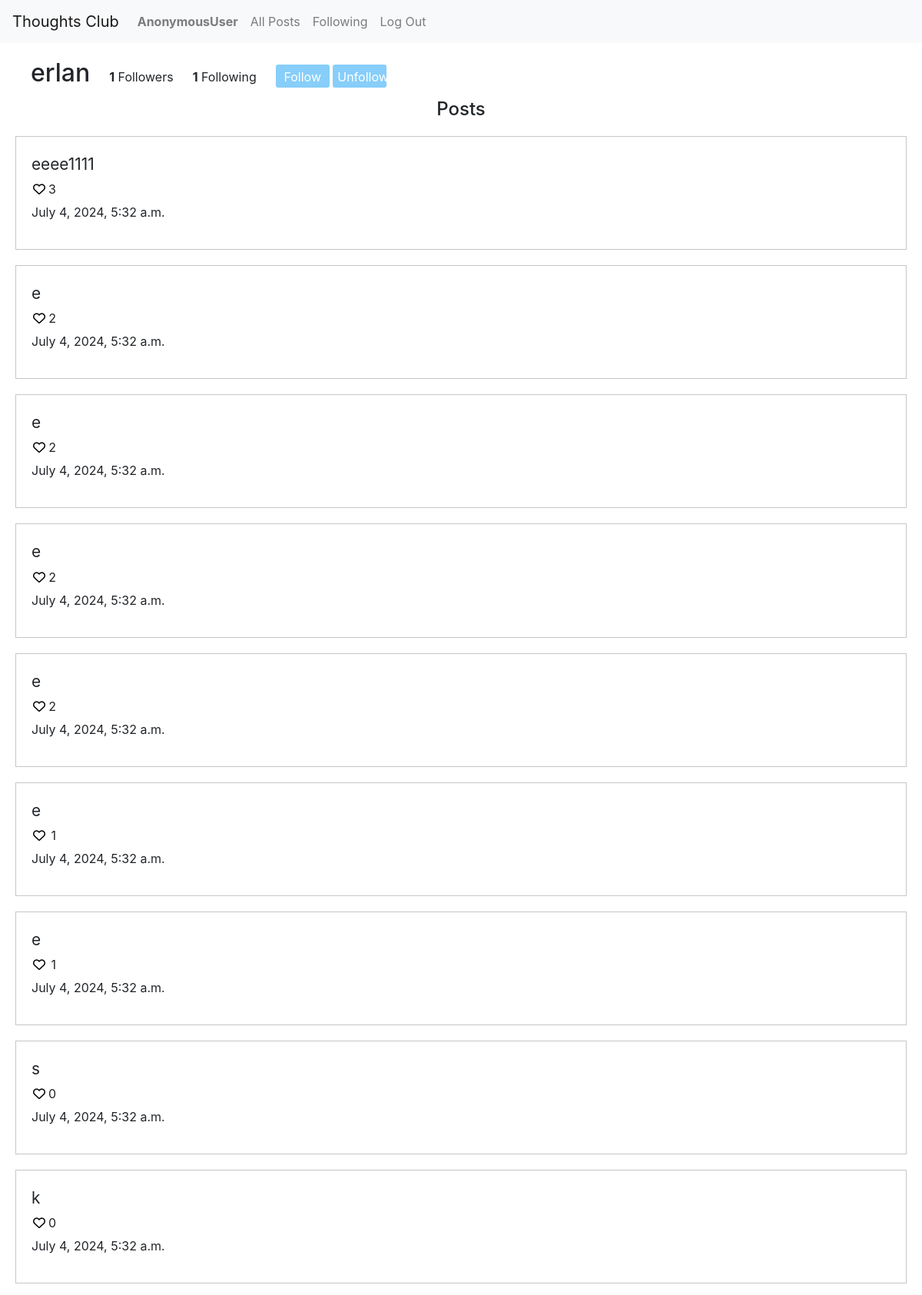
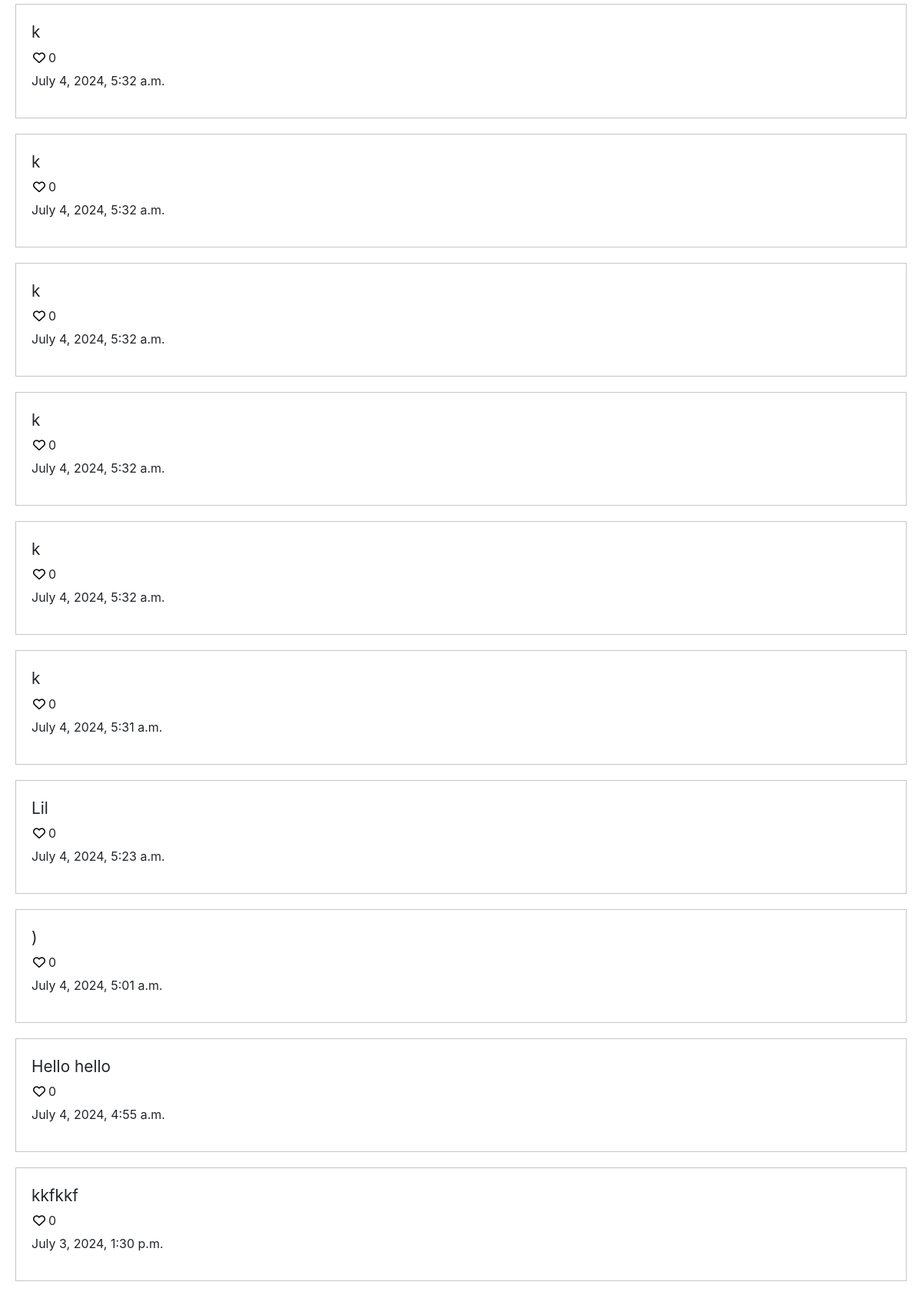
/erlan (upper part), run on the app's committed database (2 pictures, top to bottom).
### network/models.py (models this page shows, shortened)
class User(AbstractUser):
    followers = models.ManyToManyField('self', symmetrical=False, related_name='following')
    liked_posts = models.ManyToManyField('Post', related_name='likes')

class Post(models.Model):
    content = models.TextField(blank=False)
    timestamp = models.DateTimeField(auto_now_add=True)
    author = models.ForeignKey(User, on_delete=models.CASCADE, related_name='posts')

### network/views.py (the view, shortened to what this page needs)
# urls.py: path("<str:username>", views.user_view, name="user_page"),
def user_view(request, username):
    user = User.objects.get(username=username)
    return render(request, "network/user-page.html", {
    "user": user,
    "users_posts": user.posts.order_by("-timestamp")
})

### network/templates/network/user-page.html (shortened to what this page needs)
{% extends "network/layout.html" %}
{% load static %}
{% block body %}
    <div class="flex-col">
        <div class="flex-row">
            <h2>{{ user.username }}</h2>
            <p><strong>{{ user.followers.count }}</strong> Followers</p>
            <p><strong>{{ user.following.count }}</strong> Following</p>
            {% if request.user != user %}
                <form action="{% url 'user_page' user.username %}" method="post">
                    <input name="follow" type="submit" class="buttons" value="Follow">
                    <input name="unfollow" type="submit" class="buttons" value="Unfollow">
                </form>
            {% endif %}
        </div>
    </div>
    <h4 style="text-align: center">Posts</h4>
    {% for post in users_posts %}
        <div class="new-post-main">
            <div class="middle-container">
                <div id="content-{{ post.id }}" style="font-size: 1.3em">{{ post.content }}</div>
                <div class="likes-container">
                    <button id="likeBtn" data-post-id="{{ post.id }}" class="like-buttons invisible-buttons">
                    {% if request.user in post.likes.all %}
                        <i class="fa-solid fa-heart" style="color: #ff0000;"></i>
                    {% else %}
                        <i class="fa-regular fa-heart"></i>
                    {% endif %}
                    </button>
                    <p id="likes-count-{{ post.id }}">{{ post.likes.count }}</p>
                </div>
                <p>{{ post.timestamp }}</p>
            </div>
        </div>
    {% empty %}
        <h3 class="centered-texts">Your posts will show up here</h3>
    {% endfor %}
{% endblock %}

### network/static/network/styles.css (style rules this page uses)
.likes-container { display: flex; flex-direction: row; justify-content: space-between; align-items: baseline; width: 32px; height: 25px; }
.new-post-main { display: block; margin: 20px; border: 1px #aaaa solid; }
.middle-container { display: flex; flex-direction: column; row-gap: 5px; padding: 20px; }
.buttons { display: inline-block; height: 30px; width: 70px; border: none; border-radius: 3px; background-color: lightskyblue; color: white; text-align: center; line-height: 30px; text-decoration: none; }
.invisible-buttons { background-color: white; border: none; outline: none; width: 20px; height: 20px; display: flex; justify-content: center; align-items: center; padding: 0; }
.flex-row { display: flex; column-gap: 25px; align-items: baseline; }
.flex-col { display: flex; flex-direction: column; row-gap: 5px; margin-left: 40px; margin-top: 20px; }

### data on the page
User: username "erlan", followers.count "1", following.count "1"
Post: content "eeee1111", likes.count "3", timestamp "July 4, 2024, 5:32 a.m."
Post: content "e", likes.count "2", timestamp "July 4, 2024, 5:32 a.m."
Post: content "e", likes.count "2", timestamp "July 4, 2024, 5:32 a.m."
Post: content "e", likes.count "2", timestamp "July 4, 2024, 5:32 a.m."
Post: content "e", likes.count "2", timestamp "July 4, 2024, 5:32 a.m."
Post: content "e", likes.count "1", timestamp "July 4, 2024, 5:32 a.m."
Post: content "e", likes.count "1", timestamp "July 4, 2024, 5:32 a.m."
Post: content "s", likes.count "0", timestamp "July 4, 2024, 5:32 a.m."
Post: content "k", likes.count "0", timestamp "July 4, 2024, 5:32 a.m."
Post: content "k", likes.count "0", timestamp "July 4, 2024, 5:32 a.m."
Post: content "k", likes.count "0", timestamp "July 4, 2024, 5:32 a.m."
Post: content "k", likes.count "0", timestamp "July 4, 2024, 5:32 a.m."
Post: content "k", likes.count "0", timestamp "July 4, 2024, 5:32 a.m."
Post: content "k", likes.count "0", timestamp "July 4, 2024, 5:32 a.m."
Post: content "k", likes.count "0", timestamp "July 4, 2024, 5:31 a.m."
Post: content "Lil", likes.count "0", timestamp "July 4, 2024, 5:23 a.m."
Post: content ")", likes.count "0", timestamp "July 4, 2024, 5:01 a.m."
Post: content "Hello hello", likes.count "0", timestamp "July 4, 2024, 4:55 a.m."
Post: content "kkfkkf", likes.count "0", timestamp "July 3, 2024, 1:30 p.m."

### other printed values
{{ request.user }} "AnonymousUser"
